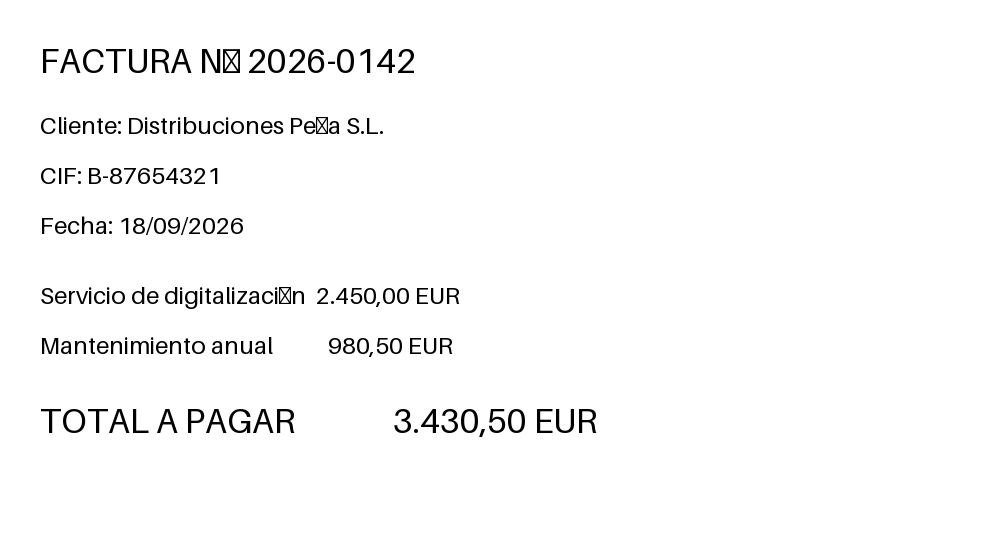
#> input picture maisa/ocr_service/test_files/test.png, 1000 x 560 px
$ python ascii_view.py ../test_files/test.png
#> lines starting #> are read from the running program, lines starting #| are printed output that depends on the picture
#!/usr/bin/env python3
"""
Renderiza una pagina como arte ASCII a partir de la densidad de tinta.

Sirve para inspeccionar la ESTRUCTURA de un documento (donde hay texto, donde
hay ruido, si esta torcido) sin necesidad de ver la imagen.

Uso:
    python ascii_view.py /tmp/docs/fax.pdf [--width 110] [--page 0]
"""

from __future__ import annotations

import argparse
from pathlib import Path

import numpy as np

RAMP = " .:-=+*#%@"  # de menos a mas tinta


def load_gray(path: Path, scale: float, page: int) -> np.ndarray:
    if path.suffix.lower() == ".pdf":
        import pypdfium2 as pdfium

        pdf = pdfium.PdfDocument(str(path))
        return np.asarray(pdf[page].render(scale=scale).to_pil().convert("L"))
    from PIL import Image

    return np.asarray(Image.open(path).convert("L"))


def render(gray: np.ndarray, width: int, gamma: float = 0.55) -> list[str]:
    h, w = gray.shape
    # Los caracteres del terminal son ~2x mas altos que anchos.
    rows = max(1, int(round(width * (h / w) / 2.0)))
    ink = 255.0 - gray.astype(np.float32)

    # Reescalado por bloques (media) a la rejilla de caracteres.
    ys = np.linspace(0, h, rows + 1).astype(int)
    xs = np.linspace(0, w, width + 1).astype(int)
    grid = np.zeros((rows, width), dtype=np.float32)
    for i in range(rows):
        for j in range(width):
            block = ink[ys[i] : ys[i + 1], xs[j] : xs[j + 1]]
            grid[i, j] = block.mean() if block.size else 0.0

    peak = grid.max()
    if peak > 0:
        grid = (grid / peak) ** gamma  # realza la tinta debil
    idx = np.clip((grid * (len(RAMP) - 1)).round().astype(int), 0, len(RAMP) - 1)
    return ["".join(RAMP[k] for k in row) for row in idx]


def main() -> int:
    ap = argparse.ArgumentParser()
    ap.add_argument("path", type=Path)
    ap.add_argument("--width", type=int, default=110)
    ap.add_argument("--scale", type=float, default=2.0)
    ap.add_argument("--page", type=int, default=0)
    ap.add_argument("--gamma", type=float, default=0.55)
    ap.add_argument("--crop", type=int, nargs=4, metavar=("X0", "Y0", "X1", "Y1"),
                    help="Recorta una region (coordenadas en px de la imagen renderizada).")
    args = ap.parse_args()

    gray = load_gray(args.path, args.scale, args.page)
    if args.crop:
        x0, y0, x1, y1 = args.crop
        gray = gray[y0:y1, x0:x1]

    print(f"# {args.path.name}  {gray.shape[1]}x{gray.shape[0]} px")
#| # test.png  1000x560 px
    print(f"# escala de grises: min={gray.min()} mediana={int(np.median(gray))} max={gray.max()}")
#| # escala de grises: min=0 mediana=255 max=255
    hist = np.bincount(gray.ravel(), minlength=256)
#> hist = 256 values, max 541273 at index 255, min 2 at index 162, mean 2187.5
    tot = gray.size
#> tot = 560000
    print(f"# % pixeles oscuros (<64): {100.0 * hist[:64].sum() / tot:.2f}%"
          f"  claros (>192): {100.0 * hist[192:].sum() / tot:.2f}%")
#| # % pixeles oscuros (<64): 2.00%  claros (>192): 97.14%
    print()
    for line in render(gray, args.width, args.gamma):
#> in render, `h, w = gray.shape`: h = 560; w = 1000
#> in render, `rows = max(1, int(round(width * (h / w) / 2.0)))`: rows = 31
#> in render, `ink = 255.0 - gray.astype(np.float32)`:
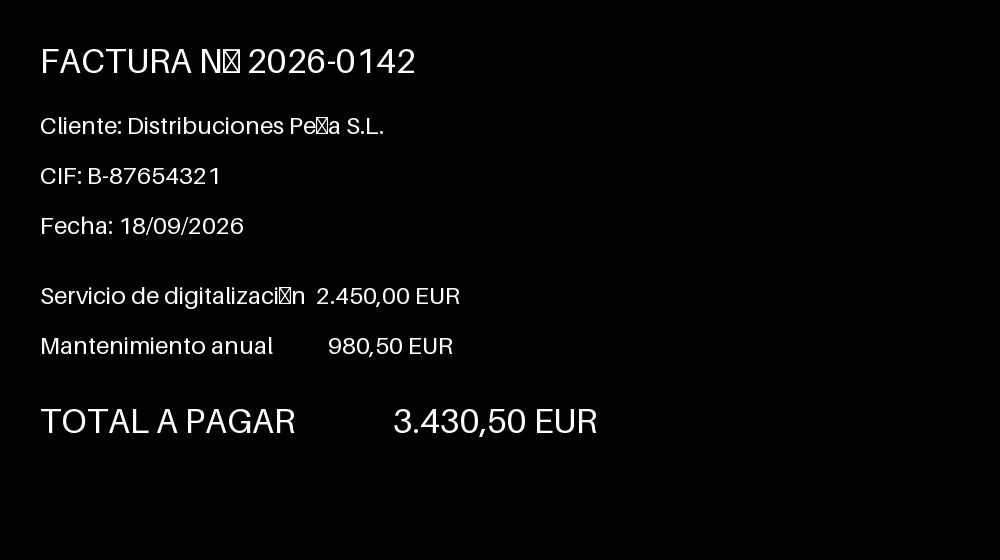
#> ink: shape (560, 1000) float32; min 0, max 255, mean 6.1
#> in render, `peak = grid.max()`: peak = 133.1
#> in render, `grid = (grid / peak) ** gamma`:
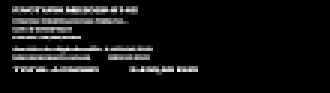
#> grid: shape (31, 110) float32 (shown 3 times larger); min 0, max 1, mean 0.0727
#> in render, `idx = np.clip((grid * (len(RAMP) - 1)).round().astype(int), 0, len(RAM..`:
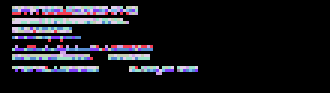
#> idx: shape (31, 110) int64 (shown 3 times larger); 10 distinct labels, from 0 to 9; one colour per label, 0 black
        print(line)
#> this loop made 31 passes
    return 0


if __name__ == "__main__":
    raise SystemExit(main())
#> (the program exits here)
